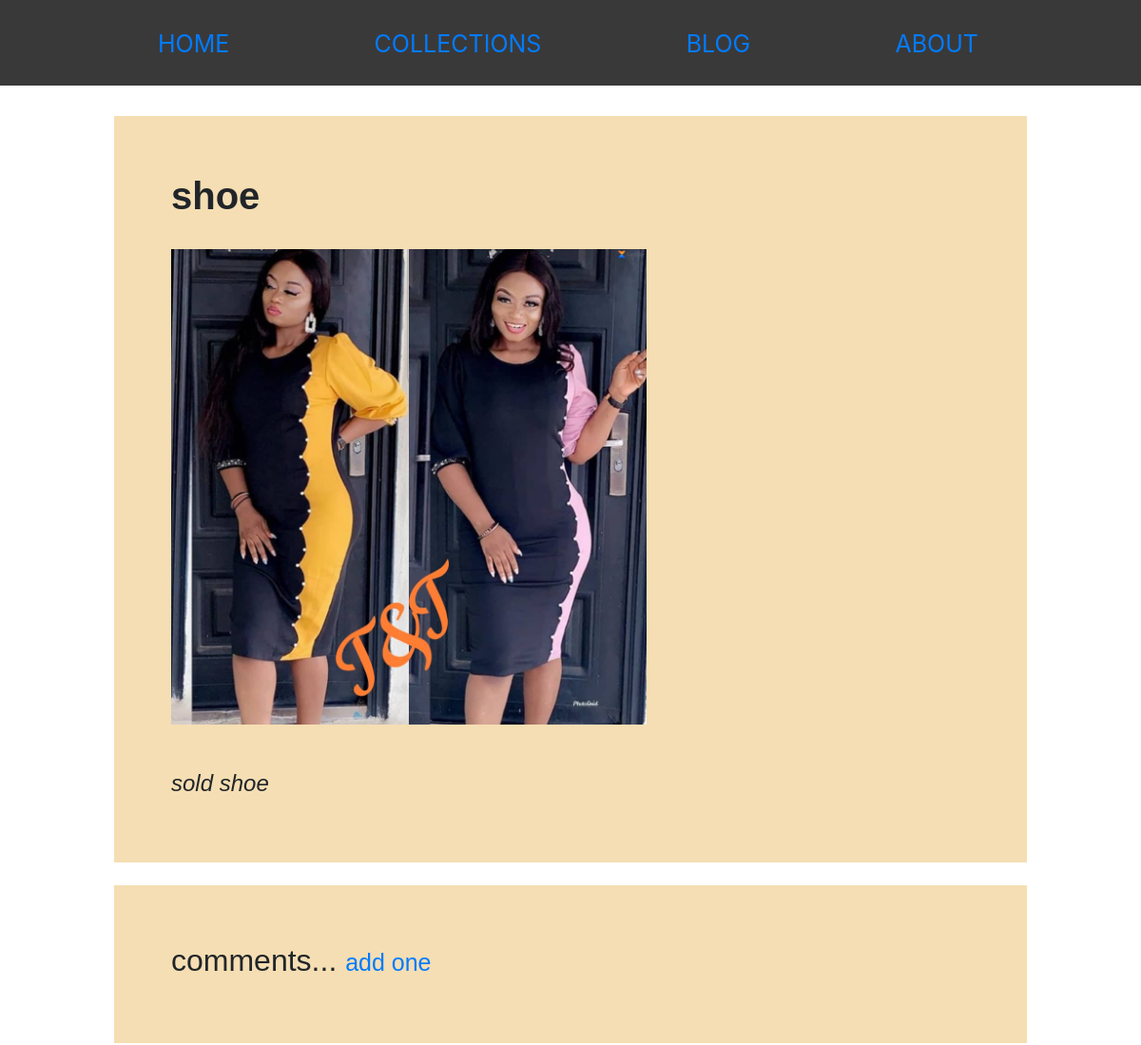
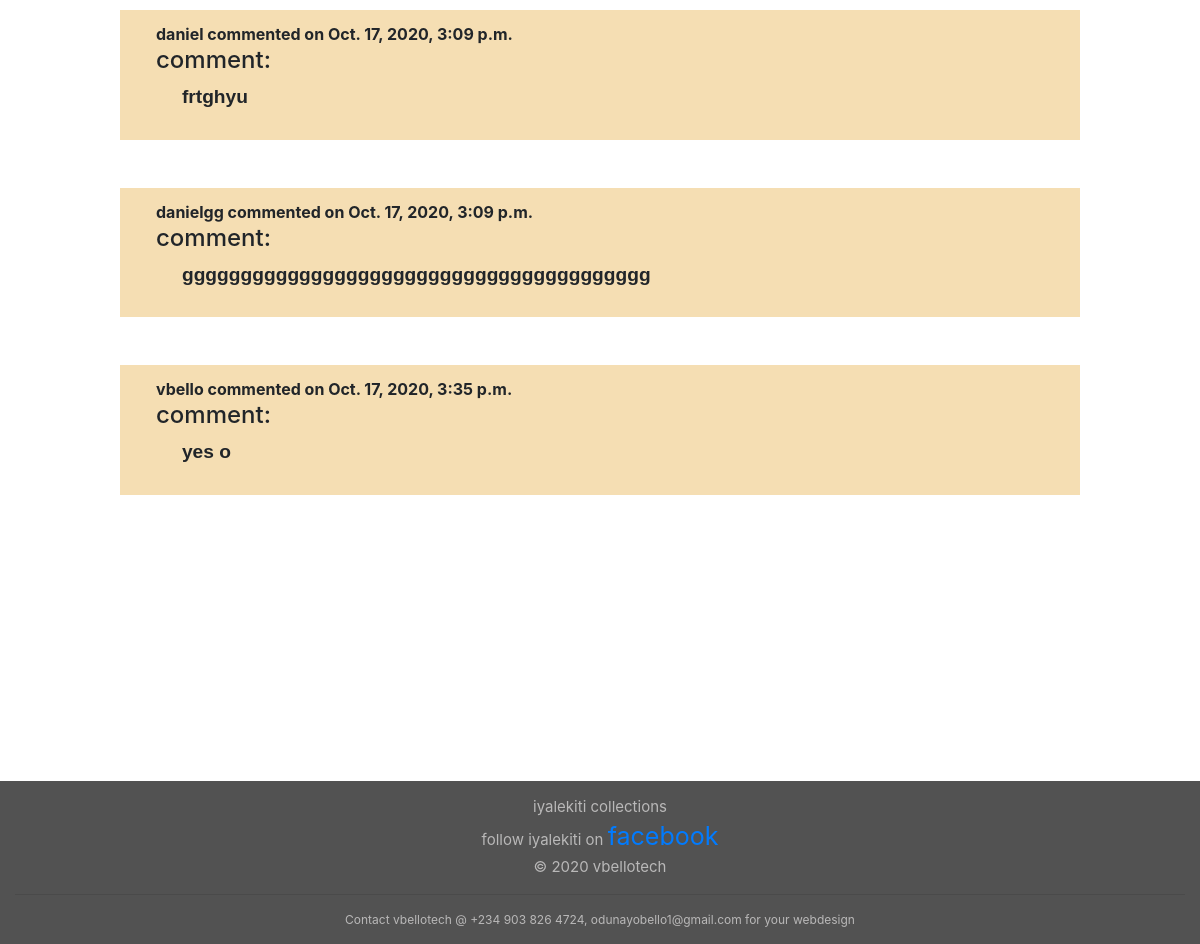
/product/1/, run on the app's committed database (2 pictures, top to bottom).
### salesapp/models.py (models this page shows, shortened)
class Product(models.Model):
    author = models.ForeignKey('auth.user', on_delete=models.CASCADE)
    product_name = models.CharField(max_length=300, default="")
    product_image = models.ImageField(blank=True, default="", upload_to="product_images/")
    product_description = models.TextField(default="")
    publish_date = models.DateTimeField(auto_now_add=True)

class ProductComments(models.Model):
    post = models.ForeignKey('Product', related_name="productcomments", on_delete=models.CASCADE)
    name = models.CharField(max_length=300, default="")
    body = models.TextField()
    date_added = models.DateTimeField(auto_now_add=True)

### salesapp/views.py (the view)
# urls.py: path('product/<int:pk>/', views.product_content, name="product_content"),
def product_content(request, pk):
    detail = Product.objects.get(pk=pk)
    context = {
        'detail': detail
    }
    return render(request, 'sales/post_content.html', context)

### productsapp/templates/sales/post_content.html (shortened to what this page needs)
{% extends 'base.html' %}
{% block content %}
<br><br><br>
    <article>
            {% if user.is_authenticated %}
                <h1><b>{{ detail.product_name }}</b></h1><a href="{% url 'product_content_edit' pk=detail.pk %}">edit.</a>
            {% else %}
                <h1><b>{{ detail.product_name }}</b></h1>
            {% endif %}
            <br>
                    {% if detail.product_image %}
                    <div class="img">
                        <img src="{{ detail.product_image.url }}" width=500 height=100%>
                    </div>
                    {% else %}
                        {% if user.is_authenticated %}
                            <a href="{% url 'product_content_edit' pk=detail.pk %}">Add image of your product.</a>
                        {% endif %}
                    {% endif %}
            <br><br>
                <h4><i>{{ detail.product_description }}</i></h4>
    </article>
    <br>
    <article>
        <h2>comments...
            <small><a href="{% url 'add_productcomments' pk=detail.pk %}">add one</a></small>
        </h2>
    </article>
        {% for comment in detail.productcomments.all %}
            <div class="comment">
                <strong>{{ comment.name }} commented on {{ comment.date_added }}</strong>
                    <h4>comment:</h4>
                        <p>
                            {{ comment.body }}
                        </p>
            </div>
            <br>
        {% endfor %}
{% endblock %}

### productsapp/static/styling/mum.css (style rules this page uses)
body { margin: 0; padding: 0; box-sizing: border-box; }
.navbar, li, a { color: wheat; display: inline-block; text-decoration: none; cursor: pointer; font-size: 25px; transition: all 0.3s ease 0s; }
article { margin-left: 10%; margin-right: 10%; font-weight: 500; font-family: 'Lucida Sans', 'Lucida Sans Regular', 'Lucida Grande', 'Lucida Sans Unicode', Geneva, Verdana, sans-serif; background-color: wheat; padding: 60px; box-sizing: border-box; }
.comment { margin: 1%; margin-left: 10%; margin-right: 10%; padding: 1%; font-weight: 400; background-color: wheat; }
.comment, p { padding-left: 3%; padding-right: 5%; }
.img { align-items: center; }
.bg-text, h1 { font-size: 1em; font-weight: 900; font-family: 'Lucida Sans', 'Lucida Sans Regular', 'Lucida Grande', 'Lucida Sans Unicode', Geneva, Verdana, sans-serif; }
.bg-text, p { font-size: larger; font-weight: 900; font-family: 'Lucida Sans', 'Lucida Sans Regular', 'Lucida Grande', 'Lucida Sans Unicode', Geneva, Verdana, sans-serif; }

### data on the page
Product: product_name "shoe", product_image (picture), product_description "sold shoe"
ProductComments: name "daniel", date_added "Oct. 17, 2020, 3:09 p.m.", body "frtghyu"
ProductComments: name "danielgg", date_added "Oct. 17, 2020, 3:09 p.m.", body "gggggggggggggggggggggggggggggggggggggggg"
ProductComments: name "vbello", date_added "Oct. 17, 2020, 3:35 p.m.", body "yes o"
